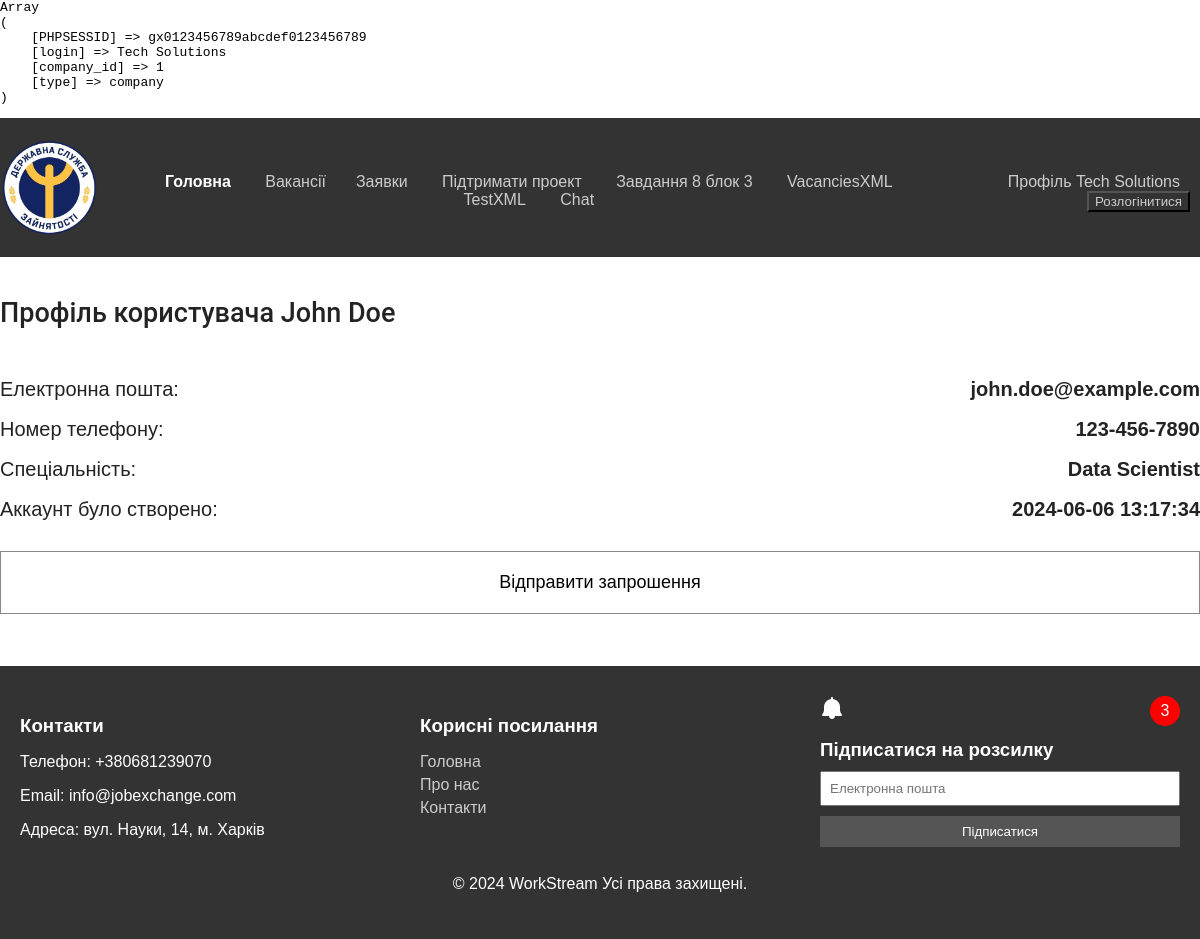
Page /profileS/1 (signed in) on the earlier database version.
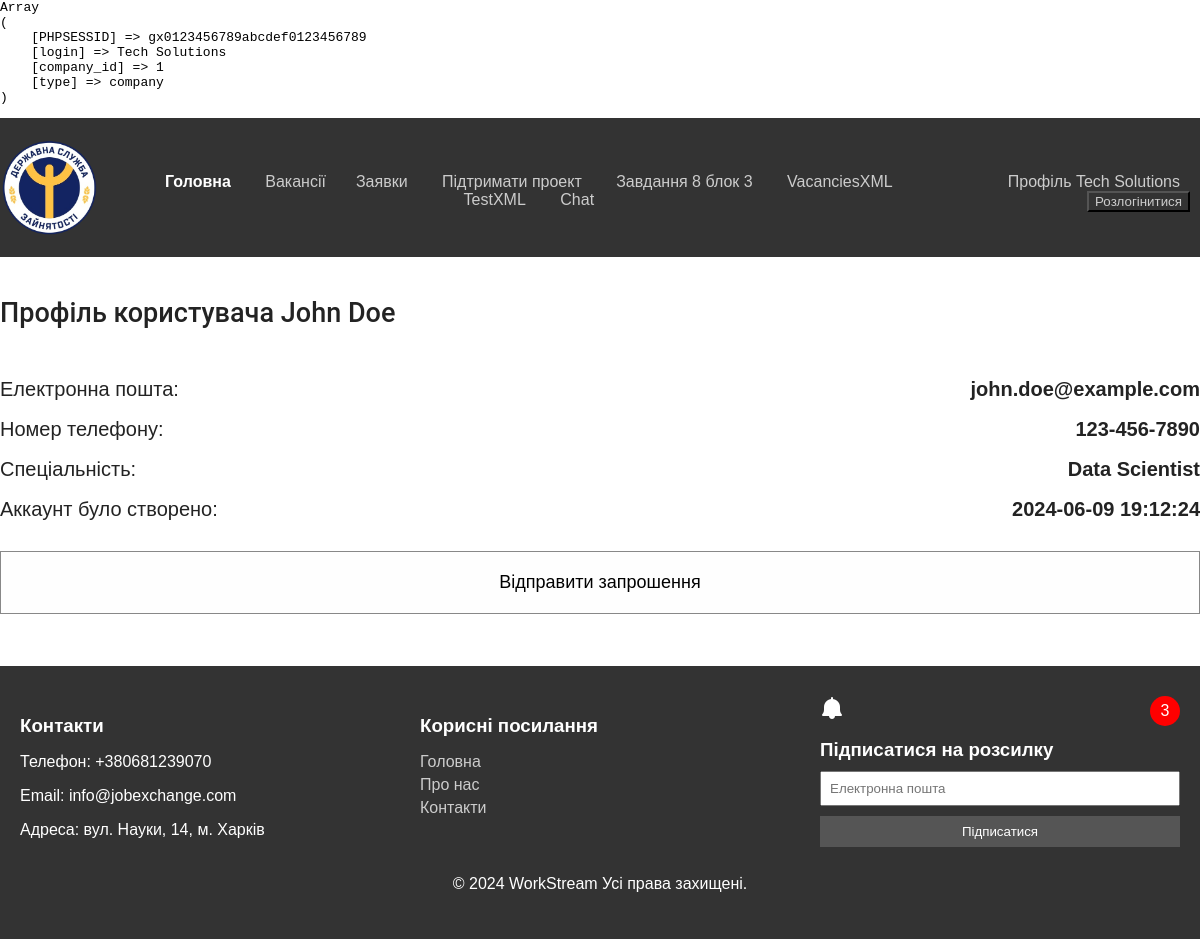
Same page on the later database version.
### tables this page shows
CREATE TABLE user (
                user_id INTEGER PRIMARY KEY AUTOINCREMENT, 
                fullname VARCHAR(255) NOT NULL,
                email VARCHAR(255) NOT NULL,
                password VARCHAR(255) NOT NULL,
                phone_number VARCHAR(50),
                specialty INT,
                is_blocked INT DEFAULT 0,
                creation_date DATETIME NOT NULL DEFAULT CURRENT_TIMESTAMP
            );

### views/profileS.php (called while the page is built, shortened)
<?php
    require './classes/profileSobec.php';
    $path = trim( $_SERVER[ 'REQUEST_URI' ], '/' );
    $parts = explode( '/', $path );
    $page = new ProfileSobec( $parts[ 1 ] );
    $page->displayHeader();
    $page->displayBody();
?>

### classes/constants/specifications.php (called while the page is built)
<?php
return [
    'Software Developer',
    'Data Scientist',
    'Project Manager',
    'Web Designer',
    'Systems Analyst',
    'Network Engineer',
    'Database Administrator',
    'IT Support Specialist',
    'Cybersecurity Analyst',
    'DevOps Engineer'
];

### classes/profileSobec.php (the view, shortened to what this page needs)
<?php
    require 'page.php';
    class ProfileSobec extends Page
    {
        private $specifications;
        private $database_file = 'lw1.db';
        private $conn;
        private $user;
        private $applicationId;
        public function __construct($Id)
        {
            $this->applicationId = $Id;
            $this->conn = new SQLite3($this->database_file);
            $this->specifications = require __DIR__ . '\constants\specifications.php';
        }
        private function getUser(): void
        {
            $stmt = $this->conn->prepare('
                SELECT
                    u.user_id,
                    u.fullname,
                    u.email,
                    u.password,
                    u.phone_number,
                    u.specialty,
                    u.is_blocked,
                    u.creation_date
                FROM
                    "user" u
                JOIN
                    "application" a ON u.user_id = a.worker_id
                WHERE
                    a.application_id = :application_id
            ');
            $stmt->bindValue(':application_id', $this->applicationId, SQLITE3_INTEGER);
            $result = $stmt->execute();
            if ($result) {
                $this->user = $result->fetchArray(SQLITE3_ASSOC);
            }
        }
        public function displayBodyContent(): void
        {
            ?>
            <?php
            $this->getUser();
            if ($this->user) {
                echo "<div class='profile-page'>";
                echo "<div class='page__title'>Профіль користувача " . htmlspecialchars($this->user['fullname']) . "</div>";
                echo "<div class='text'>Електронна пошта: <span>" . htmlspecialchars($this->user['email']) . "</span></div>";
                echo "<div class='text'>Номер телефону: <span>" . htmlspecialchars($this->user['phone_number']) . "</span></div>";
                echo "<div class='text'>Спеціальність: <span>" . htmlspecialchars($this->specifications[$this->user['specialty']]) . "</span></div>";
                echo "<div class='text'>Аккаунт було створено: <span>" . htmlspecialchars($this->user['creation_date']) . "</span></div>";
                if ($_COOKIE['type'] == 'company') {
                    echo "<button id='inviteBtn'>Відправити запрошення</button>";
                    echo '</div>';
                }
                else{
                    echo '</div>';
                }
            } else {
                echo "<div class='profile-page'>Користувач не знайдений.</div>";
            }
        }
    }
?>

Differences in the rows shown:
changed user "John Doe": creation_date "2024-06-06 13:17:34" → "2024-06-09 19:12:24"
